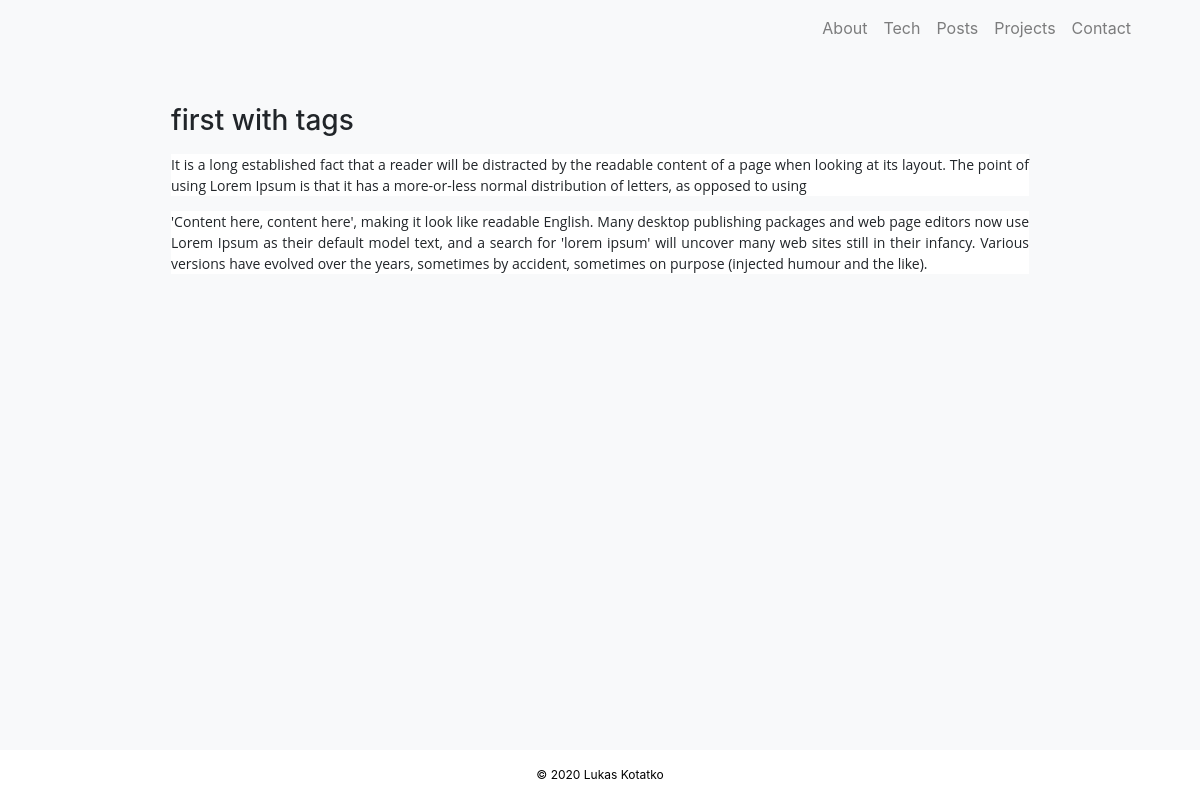
/post/6, run on an earlier commit of the app's database.
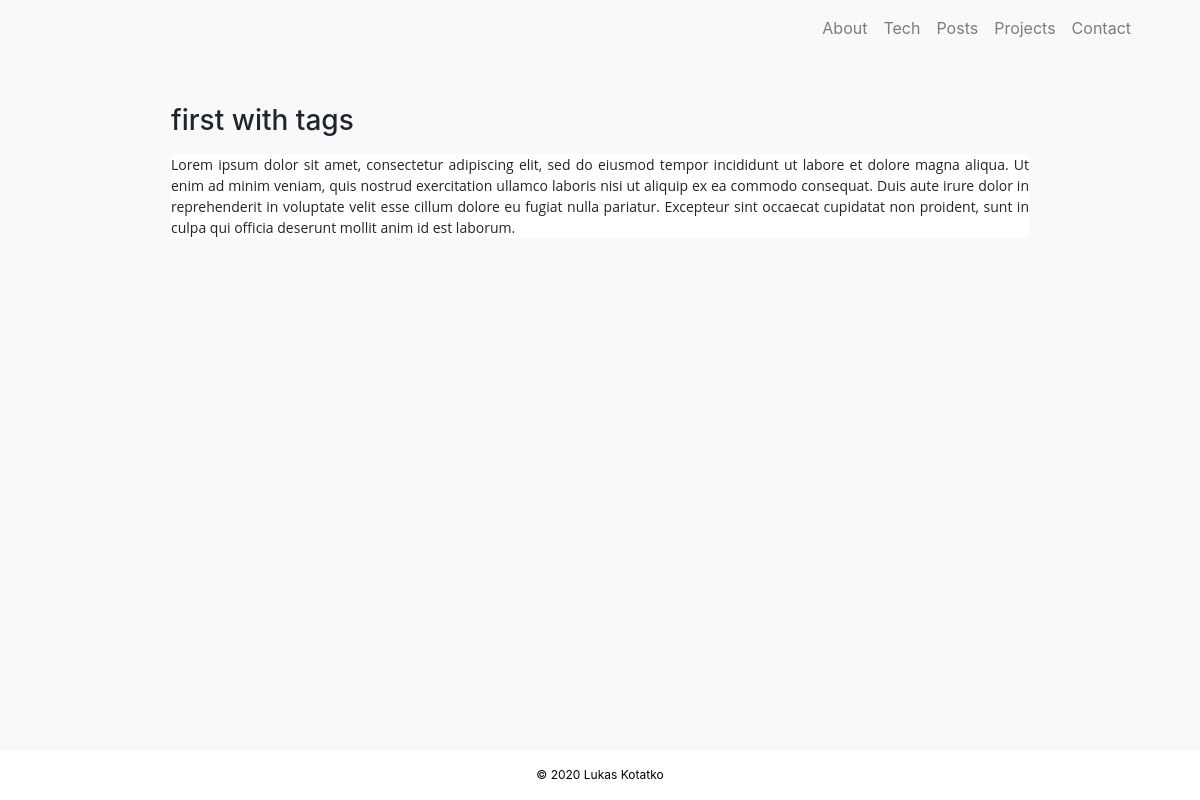
And on a later commit of the database.
### application/models.py (models this page shows, shortened)
class PostModel(db.Model):
    __tablename__ = "posts"
    id = db.Column(db.Integer, primary_key=True)
    title = db.Column(db.String(128), unique=False, nullable=False)
    body = db.Column(db.Text, unique=False, nullable=False)
    tags = db.Column(db.Text, unique=False, nullable=True)
    time_posted = db.Column(db.DateTime, unique=False, nullable=False)

### application/routes.py (the view)
@app.route('/post/<int:post_id>')
def post(post_id:int):
    post = PostModel.query.get_or_404(post_id)
    return render_template("post.html", post=post)

### application/templates/post.html (shortened to what this page needs)
{% extends 'layout.html' %}
{% block content %}
    <div class="container post">
        <h3>{{ post.title }}</h3>
        <p>{{ post.body | safe }}</p>
    </div>
{% endblock %}

### application/templates/layout.html (shortened to what this page needs)
<!DOCTYPE html>
<html lang="en">
    <head>
        <link rel="stylesheet" href="https://stackpath.bootstrapcdn.com/bootstrap/4.5.0/css/bootstrap.min.css">
        <link rel="stylesheet" href="https://cdn.jsdelivr.net/npm/uikit@3.4.1/dist/css/uikit.min.css" />
        <link rel="stylesheet" href="{{ url_for('static', filename='css/style.css')}}">
    </head>
    <body class="d-flex flex-column min-vh-100">
        <header>
        {% include 'partials/navbar-top.html' %}
        </header>
        <div class="container pt-5">
            <main>
            {% block content %}
            {% endblock %}
            </main>
        </div>
        {% include 'partials/footer.html' %}
    </body>
</html>

### application/templates/partials/navbar-top.html (shortened to what this page needs)
<div class="container">
  <nav class="navbar navbar-expand-lg navbar-light bg-light">
      <div class="collapse navbar-collapse" id="navbarTogglerDemo02">
        <ul class="navbar-nav ml-auto">
          <li class="nav-item">
              <a class="nav-link" href="{{ url_for('about')}}">About</a>
            </li>
          <li class="nav-item">
            <a class="nav-link" href="{{ url_for('tech')}}">Tech</a>
          </li>
          <li class="nav-item">
            <a class="nav-link" href="{{ url_for('posts')}}">Posts</a>
          </li>
          <li class="nav-item">
              <a class="nav-link" href="{{ url_for('projects')}}">Projects</a>
          </li>
          <li class="nav-item">
              <a class="nav-link" href="{{ url_for('contact')}}">Contact</a>
          </li>
        </ul>
      </div>
    </nav>
</div>

### application/templates/partials/footer.html
<br>
<footer class="footer mt-auto page-footer font-small" style="font-size: 12px; background-color: white;">
    <div class="footer-copyright text-center py-3">
        <a href="{{url_for('admin')}}"> © 2020 Lukas Kotatko</a>
    </div>
 </footer>

### application/static/css/style.css (style rules this page uses)
html, body { background-color: #F8F9FA; }
a:link { color: black; }
body { margin:0; padding:0; }
.post { text-align: justify; }
@media screen and (min-width: 801px) { .post { width: 80%; } }
footer { font-size: 10px; color: #DCDCDC; }

What changed in the data, as far as the page shows it:
changed PostModel "first with tags": body "It is a long established fact that a reader will be distracted by the readable content of a page when looking at its layout. The point of using Lorem Ipsum is that it has a more-or-less normal distribution of letters, as opposed to using 'Content here, content here', making it look like readable English. Many desktop publishing packages and web page editors now use Lorem Ipsum as their default model text, and a search for 'lorem ipsum' will uncover many web sites still in their infancy. Various versions have evolved over the years, sometimes by accident, sometimes on purpose (injected humour and the like)." → "Lorem ipsum dolor sit amet, consectetur adipiscing elit, sed do eiusmod tempor incididunt ut labore et dolore magna aliqua. Ut enim ad minim veniam, quis nostrud exercitation ullamco laboris nisi ut aliquip ex ea commodo consequat. Duis aute irure dolor in reprehenderit in voluptate velit esse cillum dolore eu fugiat nulla pariatur. Excepteur sint occaecat cupidatat non proident, sunt in culpa qui officia deserunt mollit anim id est laborum."
